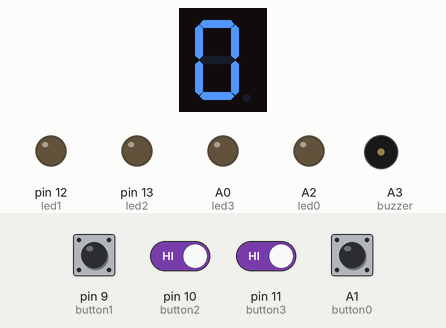
A sketch run on a simulated Arduino Uno, built with avr-gcc and run on an emulated ATmega328P. On the bench: 1-digit seven-segment display, output pins drawn as LEDs (lit = HIGH), buzzer (waves = sounding). Wiring (inferred from the names in the program): 1-digit 7-segment display, segments lit when HIGH: segments pin 2, pin 3, pin 4, pin 5, pin 6, pin 7, pin 8. Dashed ring = blinking. The test bench sets the inputs (shaded band); at power-on: A1 (button0), pin 9 (button1), pin 10 (button2), pin 11 (button3) HIGH. The segment pins are drawn as the display they are named for; pins used as bus, display or sensor lines are not drawn.

Above: at 10.2 s.
10.3 s: pin 9 (button1) pulled LOW for 0.15 s
At 10.6 s:
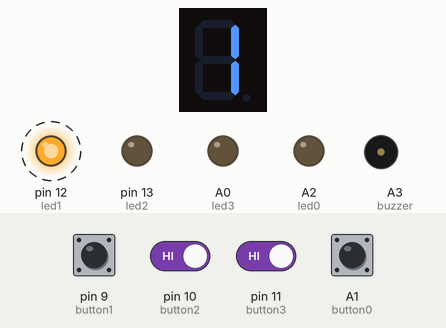
At 15.6 s:
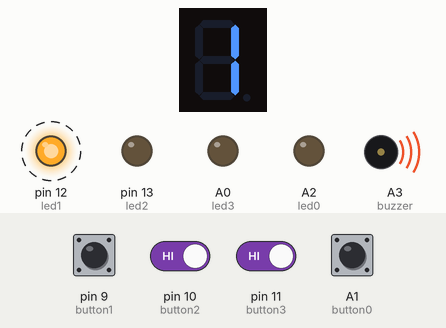
16.4 s: pin 10 (button2) driven LOW and pin 11 (button3) driven LOW
At 24.7 s:
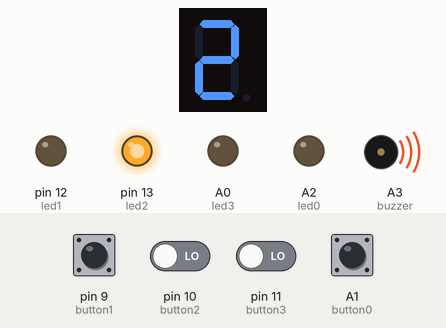
Timing chart, 0 to 27.9 s (numbered marks = the images above; inputs shaded):
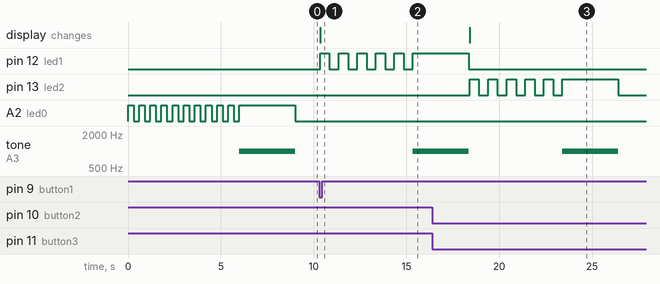

Measured:
- after the input at 10.3 s, pin 12 (led1): alternates HIGH for 0.50 s and LOW for 0.50 s, 11 changes in all, then stays HIGH, starting after 0.05 s; tone on A3 (buzzer): silent → 1000 Hz after 5.1 s; the display: changes after 0.05 s (image 1)
- after the input at 16.4 s, pin 13 (led2): goes 5 × (HIGH 0.50 s, LOW 0.50 s), HIGH 3.0 s, then LOW, starting after 2.0 s; the display: changes after 2.0 s (image 3)

The sketch:

floor.ino
```cpp
// Buttons
int button0 = A1;
int button1 = 9;
int button2 = 10;
int button3 = 11;

// LEDs
int led0 = A2;
int led1 = 12;
int led2 = 13;
int led3 = A0;

// Buzzer
int buzzer = A3;

// 7-segment
int a=2,b=3,c=4,d=5,e=6,f=7,g=8;

// ===== SETUP =====
void setup(){

  pinMode(button0, INPUT_PULLUP);
  pinMode(button1, INPUT_PULLUP);
  pinMode(button2, INPUT_PULLUP);
  pinMode(button3, INPUT_PULLUP);

  pinMode(led0, OUTPUT);
  pinMode(led1, OUTPUT);
  pinMode(led2, OUTPUT);
  pinMode(led3, OUTPUT);

  pinMode(buzzer, OUTPUT);

  pinMode(a, OUTPUT);
  pinMode(b, OUTPUT);
  pinMode(c, OUTPUT);
  pinMode(d, OUTPUT);
  pinMode(e, OUTPUT);
  pinMode(f, OUTPUT);
  pinMode(g, OUTPUT);

  show0();
  groundIndication();
}

// ===== DISPLAY =====
void clearDisplay(){
  digitalWrite(a,LOW); digitalWrite(b,LOW); digitalWrite(c,LOW);
  digitalWrite(d,LOW); digitalWrite(e,LOW); digitalWrite(f,LOW);
  digitalWrite(g,LOW);
}

void show0(){
  clearDisplay();
  digitalWrite(a,HIGH); digitalWrite(b,HIGH); digitalWrite(c,HIGH);
  digitalWrite(d,HIGH); digitalWrite(e,HIGH); digitalWrite(f,HIGH);
}

void show1(){
  clearDisplay();
  digitalWrite(b,HIGH); digitalWrite(c,HIGH);
}

void show2(){
  clearDisplay();
  digitalWrite(a,HIGH); digitalWrite(b,HIGH);
  digitalWrite(d,HIGH); digitalWrite(e,HIGH); digitalWrite(g,HIGH);
}

void show3(){
  clearDisplay();
  digitalWrite(a,HIGH); digitalWrite(b,HIGH); digitalWrite(c,HIGH);
  digitalWrite(d,HIGH); digitalWrite(g,HIGH);
}

// ===== LED + BUZZER TOGETHER =====
void alert(int led){

  digitalWrite(led, HIGH);
  tone(buzzer, 1000);   // buzzer ON

  delay(3000);          // 3 sec

  digitalWrite(led, LOW);
  noTone(buzzer);       // buzzer OFF
}

// ===== GROUND FLOOR =====
void groundIndication(){

  digitalWrite(led0,LOW);
  digitalWrite(led1,LOW);
  digitalWrite(led2,LOW);
  digitalWrite(led3,LOW);

  // blink 10 times
  for(int i=0;i<10;i++){
    digitalWrite(led0,HIGH);
    delay(300);
    digitalWrite(led0,LOW);
    delay(300);
  }

  alert(led0); // 3 sec LED + buzzer
}

// ===== NORMAL FLOORS =====
void operateLED(int led){

  digitalWrite(led0,LOW);
  digitalWrite(led1,LOW);
  digitalWrite(led2,LOW);
  digitalWrite(led3,LOW);

  // blink 5 times
  for(int i=0;i<5;i++){
    digitalWrite(led,HIGH);
    delay(500);
    digitalWrite(led,LOW);
    delay(500);
  }

  alert(led); // 3 sec LED + buzzer together
}

// ===== LOOP =====
void loop(){

  if(digitalRead(button0)==LOW){
    delay(50);
    if(digitalRead(button0)==LOW){
      show0();
      groundIndication();
      while(digitalRead(button0)==LOW);
    }
  }

  if(digitalRead(button1)==LOW){
    delay(50);
    if(digitalRead(button1)==LOW){
      show1();
      operateLED(led1);
      while(digitalRead(button1)==LOW);
    }
  }

  if(digitalRead(button2)==LOW){
    delay(50);
    if(digitalRead(button2)==LOW){
      show2();
      operateLED(led2);
      while(digitalRead(button2)==LOW);
    }
  }

  if(digitalRead(button3)==LOW){
    delay(50);
    if(digitalRead(button3)==LOW){
      show3();
      operateLED(led3);
      while(digitalRead(button3)==LOW);
    }
  }

}
```
